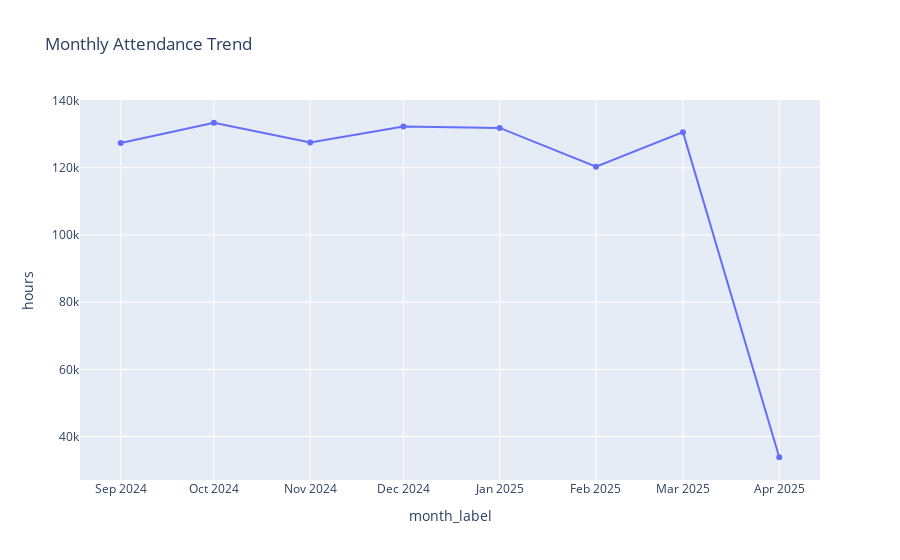

Notebook source saved alongside this figure:
### Code cell
query = """
SELECT
    c.year,
    c.month,
    SUM(f.total_hours) as hours
FROM fact_attendance_daily f
JOIN dim_calendar c
ON f.date_id = c.date_id
GROUP BY c.year, c.month
ORDER BY c.year, c.month
"""

df_month = pd.read_sql(query, conn)

df_month["month_label"] = df_month["year"].astype(str) + "-" + df_month["month"].astype(str)

fig = px.line(df_month,
              x="month_label",
              y="hours",
              title="Monthly Attendance Trend",
              markers=True)

fig.show()

### Figure 1 — Plotly figure (JSON) as saved in the notebook; plotly's stock layout.template omitted (floating-point values rounded to 4 significant figures)
{"data": [{"hovertemplate": "month_label=%{x}<br>hours=%{y}<extra></extra>", "legendgroup": "", "line": {"color": "#636efa", "dash": "solid"}, "marker": {"symbol": "circle"}, "mode": "lines+markers", "name": "", "orientation": "v", "showlegend": false, "type": "scatter", "x": ["2024-9", "2024-10", "2024-11", "2024-12", "2025-1", "2025-2", "2025-3", "2025-4"], "xaxis": "x", "y": [127400.0, 133400.0, 127500.0, 132300.0, 131900.0, 120300.0, 130600.0, 33850.0], "yaxis": "y"}], "layout": {"legend": {"tracegroupgap": 0}, "title": {"text": "Monthly Attendance Trend"}, "xaxis": {"anchor": "y", "domain": [0, 1], "title": {"text": "month_label"}}, "yaxis": {"anchor": "x", "domain": [0, 1], "title": {"text": "hours"}}}}
